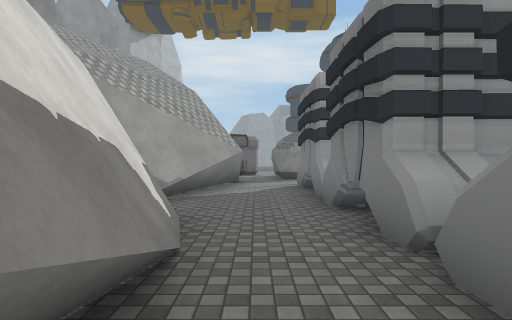
View 1 (above)

18 first-person views from a walk through a scene from a Unity 3-D project. The camera is 1.5 m above the floor, looks level and sees 80° across. The floor is counted in squares, 2 m on a side. Each view is taken from the middle of a square. On the plan, view 1 faces up. The plan holds only what a view shows up to about 10 squares ahead; the rest is blank. The place goes on beyond the plan. The player character is not drawn. Some surface patterns are stand-ins.

View 2
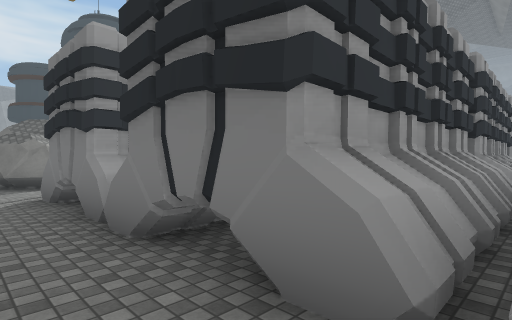

View 3
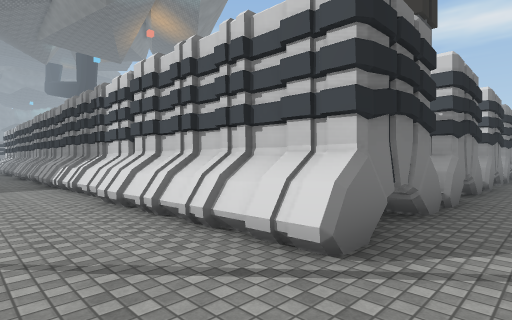

View 4
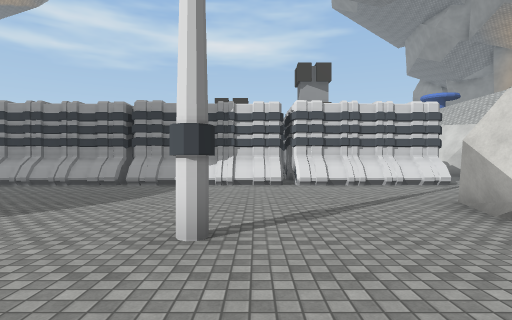

View 5
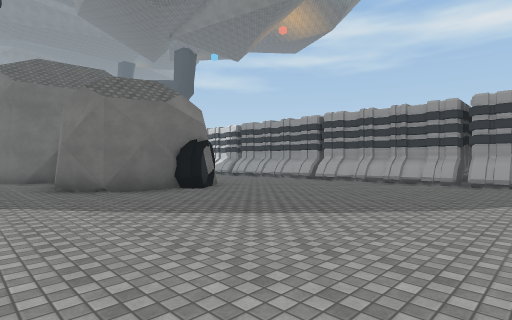

View 6
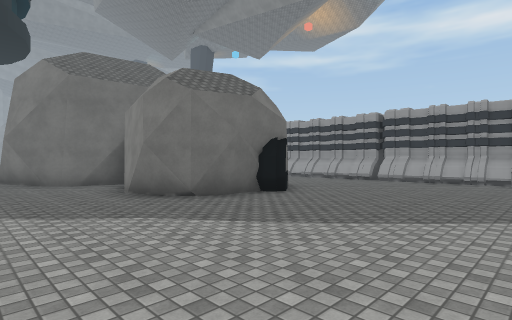

View 7
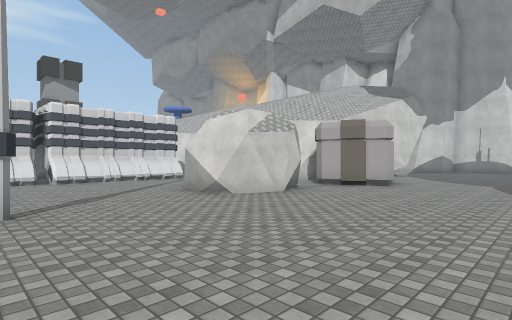

View 8
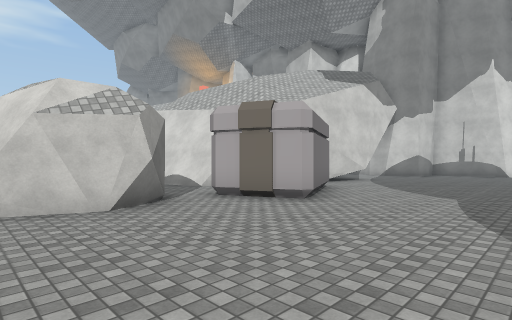

View 9
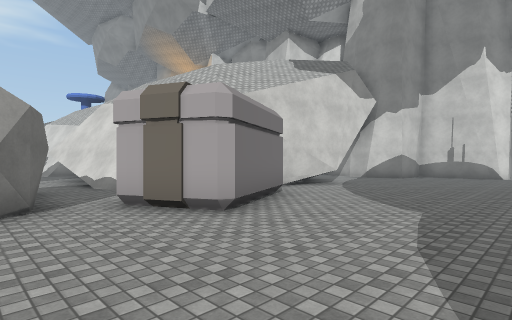

View 10
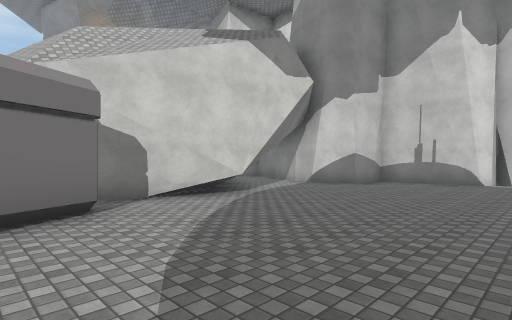

View 11
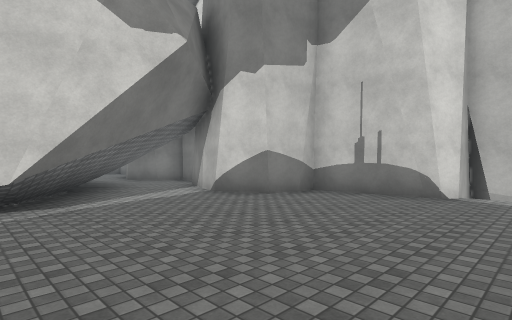

View 12
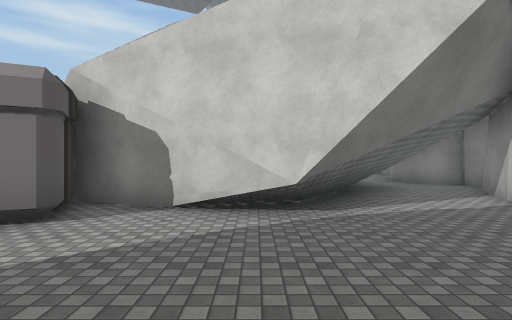

View 13
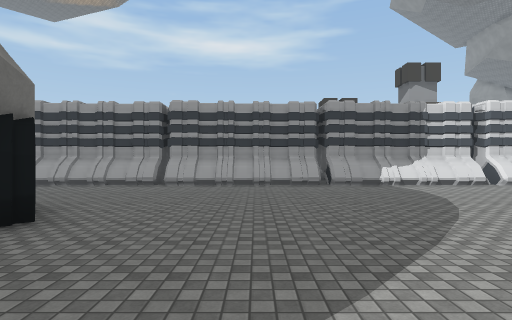

View 14
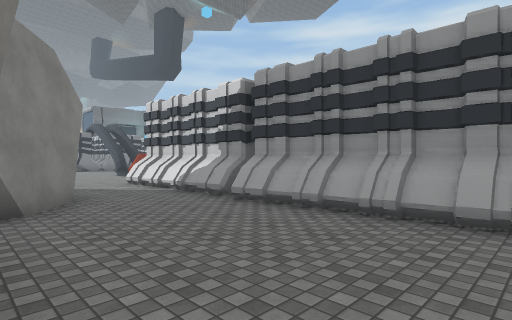

View 15
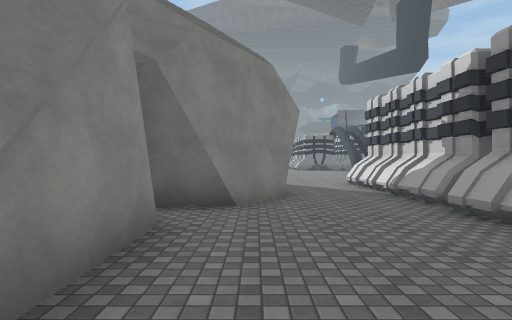

View 16
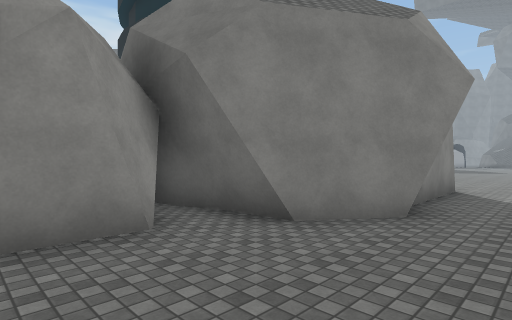

View 17
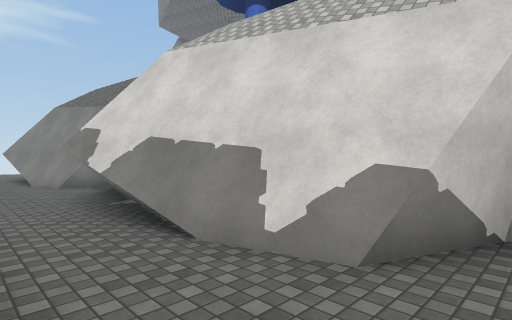

View 18
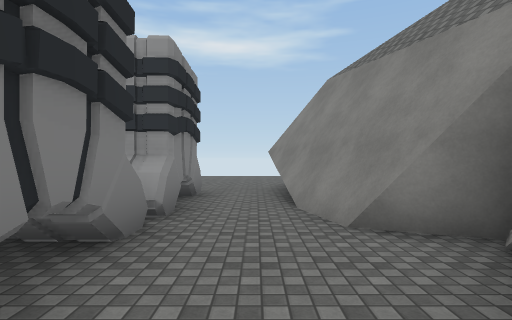

### Floor plan
Key: @ floor where view 1 was taken; # wall or solid block; . floor; ^ raised ledge; O other object.
Columns run from 14 left of view 1 to 30 right of it. Each row starts with its distance up from view 1.
 20    .................. .  . ....
 19 #..................... . ............#
 18 ##..................... ...........###
 17  #.............................###.#
 16  #..........##................## ###
 15  ###...##..####.OO....#.......O   ##
 14    #..######  .OOOO...........## ###
 13   ##..##   # ..OOO.............###.##
 12   #..##     ##.OO...................#####....
 11   #.##       #...............................
 10   #.         #............................
  9   ##         #..####.###################.
  8              #..#######   ## #  # #  ###
  7             ##..#
  6            ##...#
  5            #....#
  4            ###..^
  3             ##..######
  2              #..##
  1              #..#
  0              #@.#
 -1              #..#
 -2             ##..#
 -3             #...^
 -4             #...#
 -5             ##..#
 -6              #..#
 -7              #..#
 -8              #..#
 -9              #..
-10               ..
-11               ..

Where each view was taken, in squares from view 1:
view 1: 0 up, 0 right, facing up
view 2: 2 up, 0 right, facing up-right
view 3: 11 up, 0 right, facing down-right
view 4: 18 up, 7 right, facing down
view 5: 19 up, 9 right, facing down-right
view 6: 20 up, 11 right, facing down-right
view 7: 20 up, 8 right, facing down-left
view 8: 20 up, 4 right, facing down-left
view 9: 20 up, 2 right, facing down-left
view 10: 20 up, 2 left, facing down-left
view 11: 20 up, 6 left, facing down-left
view 12: 19 up, 6 left, facing down
view 13: 18 up, 13 right, facing down
view 14: 13 up, 16 right, facing down-right
view 15: 12 up, 16 right, facing right
view 16: 10 up, 18 right, facing up-right
view 17: 5 up, 1 right, facing down-left
view 18: 1 down, 0 right, facing down
